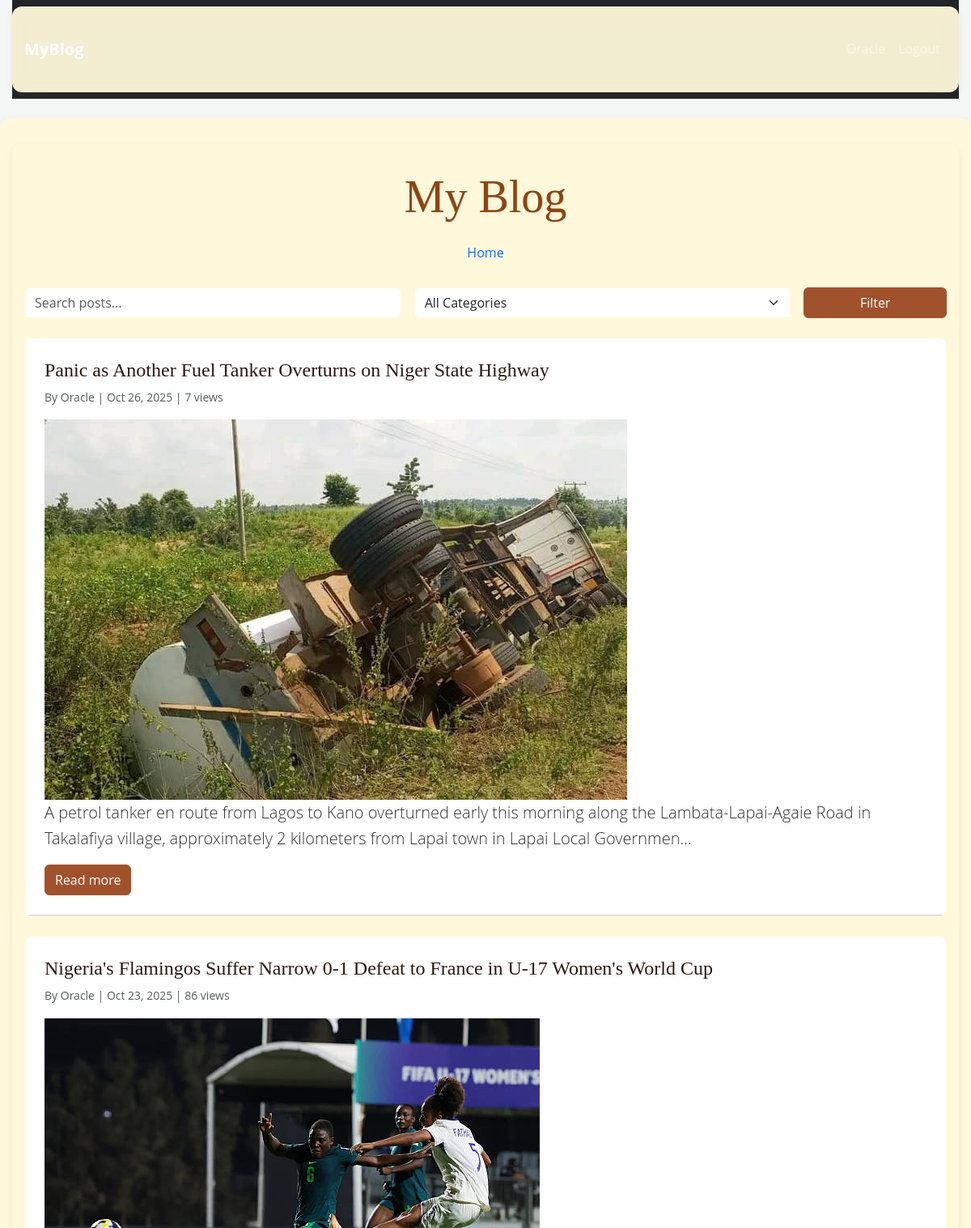
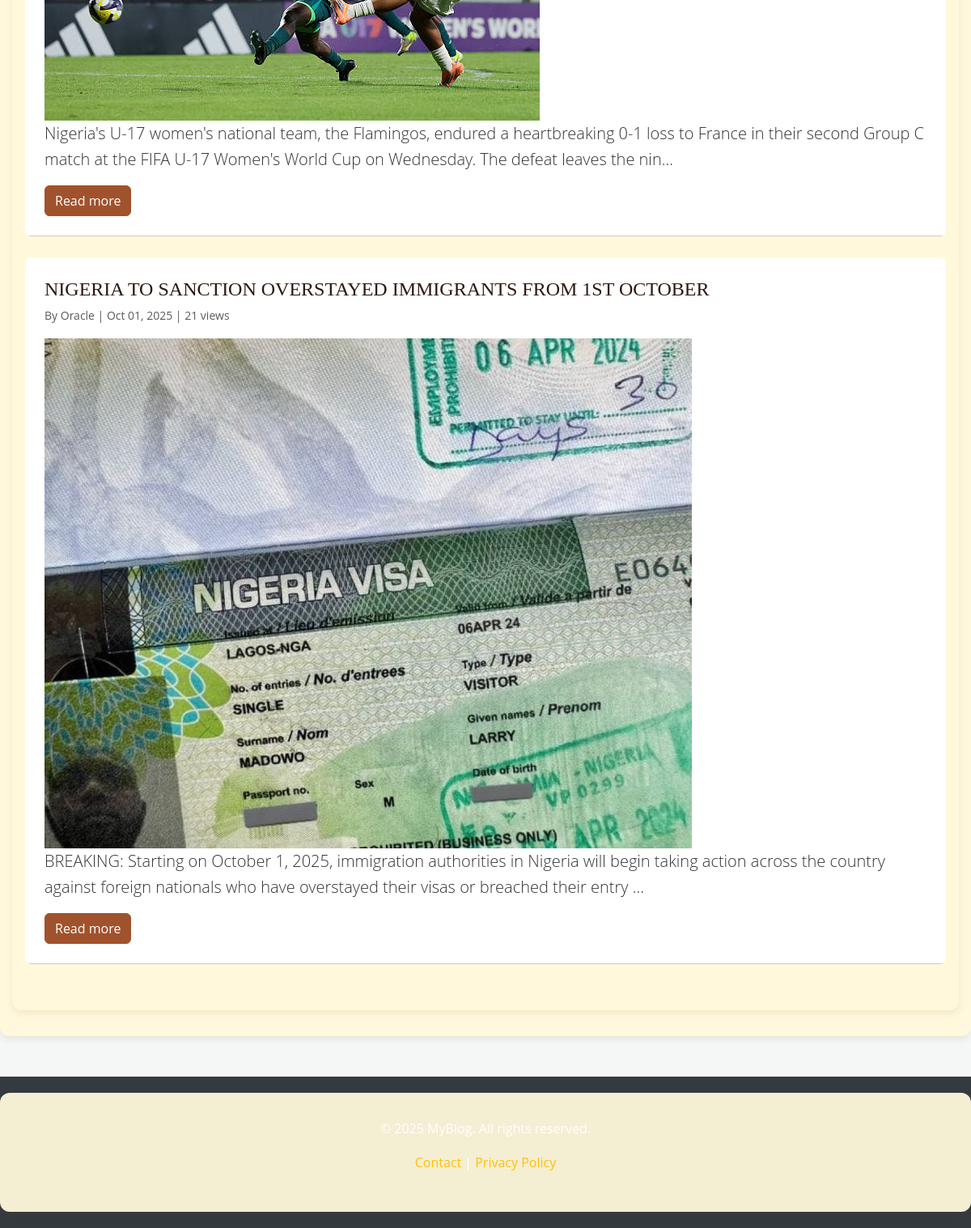
/blog/ (signed in), run on the app's committed database (2 pictures, top to bottom).
### app/models.py (models this page shows, shortened)
class Post(db.Model):
    id = db.Column(db.Integer, primary_key=True)
    title = db.Column(db.String(200), nullable=False)
    slug = db.Column(db.String(255), unique=True, nullable=False, index=True)
    content = db.Column(db.Text, nullable=False)
    status = db.Column(db.String(20), default="draft")
    views = db.Column(db.Integer, default=0)
    likes = db.Column(db.Integer, default=0)
    media_filename = db.Column(db.String(200), nullable=True)
    created_at = db.Column(db.DateTime, default=func.now)
    updated_at = db.Column(db.DateTime, default=datetime.utcnow, onupdate=datetime.utcnow)
    category_id = db.Column(db.Integer, db.ForeignKey("category.id"), nullable=True)
    user_id = db.Column(db.Integer, db.ForeignKey("user.id"), nullable=False)
    user = db.relationship("User", back_populates="posts")
    category = db.relationship("Category", back_populates="posts")
    comments = db.relationship("Comment", back_populates="post", lazy=True, cascade="all, delete-orphan")
    likes_rel = db.relationship("PostLike", backref="post", cascade="all, delete-orphan")

class User(db.Model, UserMixin):
    id = db.Column(db.Integer, primary_key=True)
    username = db.Column(db.String(150), unique=True, nullable=False)
    email = db.Column(db.String(150), unique=True, nullable=False)
    password_hash = db.Column(db.String(200), nullable=False)
    is_admin = db.Column(db.Boolean, default=False)
    created_at = db.Column(db.DateTime, default=datetime.utcnow)
    posts = db.relationship("Post", back_populates="user", lazy=True)
    comments = db.relationship("Comment", back_populates="user", lazy=True)
    replies = db.relationship("Reply", back_populates="user", lazy=True)

### app/blog/routes.py (the view)
@blog_bp.route("/")
def index():
    q = request.args.get("q", "").strip()
    cat = request.args.get("cat")
    page = int(request.args.get("page", 1))
    per = 6
    query = Post.query.filter(Post.status == "published")
    if q:
        query = query.filter(Post.title.ilike(f"%{q}%"))
    if cat:
        query = query.join(Category).filter(Category.name == cat)
    posts = query.order_by(Post.created_at.desc()).limit(per).offset((page - 1) * per).all()
    total_posts = query.count()
    total_pages = (total_posts + per - 1) // per
    has_prev = page > 1
    has_next = page < total_pages
    categories = Category.query.order_by(Category.name).all()
    return render_template(
        "blog/index.html",
        posts=posts,
        categories=categories,
        page=page,
        total_pages=total_pages,
        has_prev=has_prev,
        has_next=has_next,
        q=q,
        cat=cat,
    )

### app/templates/blog/index.html (shortened to what this page needs)
{% extends "base.html" %}
{% block content %}
<div class="container">
    <header class="mb-4 text-center">
        <h1 class="display-4">My Blog</h1>
        <nav class="mt-3">
            <a href="{{ url_for('blog.index') }}" class="btn btn-link text-decoration-none">Home</a>
        </nav>
    </header>
    <form method="GET" class="mb-4">
        <div class="row g-3">
            <div class="col-md-5">
                <input type="text" name="q" class="form-control" placeholder="Search posts..." value="{{ q or '' }}">
            </div>
            <div class="col-md-5">
                <select name="cat" class="form-select">
                    <option value="">All Categories</option>
                </select>
            </div>
            <div class="col-md-2">
                <button type="submit" class="btn btn-primary w-100">Filter</button>
            </div>
        </div>
    </form>
    <main>
        {% if posts %}
            {% for post in posts %}
                <article class="post mb-4">
                    <div class="p-4">
                        <h2 class="h4 mb-2">
                            <a href="{{ url_for('blog.view_post', slug=post.slug) }}">{{ post.title }}</a>
                        </h2>
                        <p class="text-muted small mb-3">
                            By {{ post.user.username }} | {{ post.created_at.strftime('%b %d, %Y') }}
                            {% if post.views %} | {{ post.views }} views{% endif %}
                        </p>
                        {% if post.media_filename %}
                            <img src="{{ url_for('static', filename='uploads/media/' + post.media_filename) }}" alt="{{ post.title }}">
                        {% endif %}
                        <p class="lead mb-3">{{ post.content[:200] }}{% if post.content|length > 200 %}...{% endif %}</p>
                        <a href="{{ url_for('blog.view_post', slug=post.slug) }}" class="btn btn-primary">Read more</a>
                    </div>
                    <hr class="m-0">
                </article>
            {% endfor %}
        {% else %}
            <div class="text-center py-5">
                <h3 class="text-muted">No posts yet.</h3>
                {% if q or cat %}<p><a href="{{ url_for('blog.index') }}" class="btn btn-outline-secondary">Clear Filters</a></p>{% endif %}
            </div>
        {% endif %}
    </main>
</div>
{% endblock %}

### app/static/style.css (style rules this page uses)
body { background: linear-gradient(180deg,#f3f5f7, #fff); color: #222; font-family: 'Segoe UI', Roboto, Arial, sans-serif; }
:root { --primary-brown-red: #8B4513; --secondary-sienna: #A0522D; --light-cream: #FFF8DC; --deep-charcoal: #2C1810; --gold-accent: #DAA520; --shadow-subtle: 0 4px 8px rgba(139, 69, 19, 0.1); }
body { background: linear-gradient(135deg, var(--primary-brown-red) 0%, var(--secondary-sienna) 50%, var(--light-cream) 100%); background-attachment: fixed; color: var(--deep-charcoal); font-family: 'Open Sans', sans-serif; line-height: 1.6; min-height: 100vh; }
.container { background: rgba(255, 248, 220, 0.95); border-radius: 12px; box-shadow: var(--shadow-subtle); margin-top: 20px; margin-bottom: 20px; padding: 2rem; backdrop-filter: blur(10px); }
header h1 { font-family: 'Playfair Display', serif; color: var(--primary-brown-red); text-shadow: 1px 1px 2px rgba(0,0,0,0.1); transition: transform 0.3s ease; }
.post { background: white; border: 1px solid var(--light-cream); border-radius: 8px; overflow: hidden; transition: all 0.3s ease; position: relative; }
.post h2 a { color: var(--deep-charcoal); text-decoration: none; font-family: 'Playfair Display', serif; transition: color 0.3s ease; }
.post img { transition: transform 0.3s ease; }
.btn-primary { background-color: var(--secondary-sienna); border-color: var(--secondary-sienna); transition: all 0.3s ease; }
.form-control, .form-select { border-color: var(--light-cream); transition: border-color 0.3s ease; }
body { background: #f4f7f6; color: #333; }
.dashboard-bg,.container, .login, .register, .base { max-width: 100%; margin: 0 auto; padding-left: 15px; padding-right: 15px; }
@media (min-width: 0px) { .dashboard-bg,.container, .login, .register, .base { max-width: 540px; } }
@media (min-width: 576px) { .dashboard-bg,.container, .login, .register, .baser { max-width: 720px; } }
@media (min-width: 768px) { .dashboard-bg,.container, .login, .register, .base { max-width: 960px; } }
@media (min-width: 992px) { .dashboard-bg,.container, .login, .register, .base { max-width: 1140px; } }
@media (min-width: 1200px) { .dashboard-bg,.container, .login, .register, .base { max-width: 1320px; } }

### data on the page
Post: title "Panic as Another Fuel Tanker Overturns on Niger State Highway", user.username "Oracle", created_at "Oct 26, 2025", views "7", media_filename (picture), content "A petrol tanker en route from Lagos to Kano overturned early this morning along the Lambata-Lapai-Agaie Road in Takalafiya village, approximately 2 kilometers from Lapai town in Lapai Local Governmen"
Post: title "Nigeria's Flamingos Suffer Narrow 0-1 Defeat to France in U-17 Women's World Cup", user.username "Oracle", created_at "Oct 23, 2025", views "86", media_filename (picture), content "Nigeria's U-17 women's national team, the Flamingos, endured a heartbreaking 0-1 loss to France in their second Group C match at the FIFA U-17 Women's World Cup on Wednesday. The defeat leaves the nin"
Post: title "NIGERIA TO SANCTION OVERSTAYED IMMIGRANTS FROM 1ST OCTOBER", user.username "Oracle", created_at "Oct 01, 2025", views "21", media_filename (picture), content "BREAKING: Starting on October 1, 2025, immigration authorities in Nigeria will begin taking action across the country against foreign nationals who have overstayed their visas or breached their entry"
